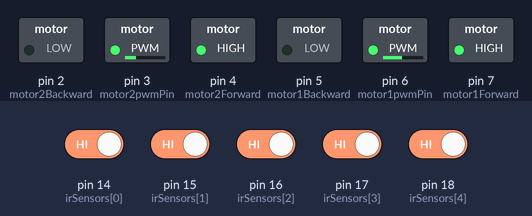
Bench run of a sketch on a simulated Arduino Uno, built with avr-gcc and run on an emulated ATmega328P. Parts: switched loads named in the sketch (green lamp = pin HIGH). The test bench sets the inputs (shaded band); at power-on: pin 14 (irSensors[0]), pin 15 (irSensors[1]), pin 16 (irSensors[2]), pin 17 (irSensors[3]), pin 18 (irSensors[4]) HIGH.

Above: at 1.2 s.
1.3 s: pin 14 (irSensors[0]) driven LOW and pin 15 (irSensors[1]) driven LOW and pin 16 (irSensors[2]) driven LOW and pin 17 (irSensors[3]) driven LOW and pin 18 (irSensors[4]) driven LOW
At 1.6 s:
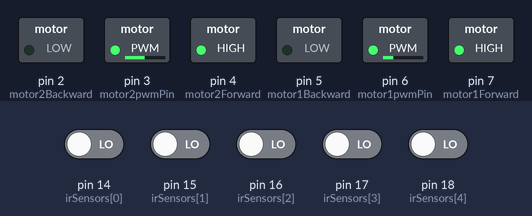
2.8 s: pin 14 (irSensors[0]) driven HIGH
At 4.0 s:
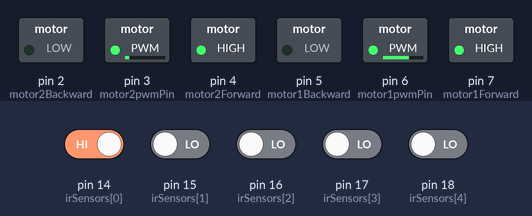
4.3 s: pin 15 (irSensors[1]) driven HIGH
At 5.1 s:
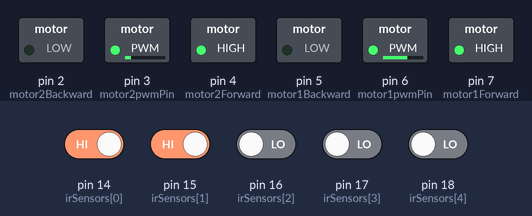
Timing chart, 0 to 7.3 s (numbered marks = the images above; inputs shaded):
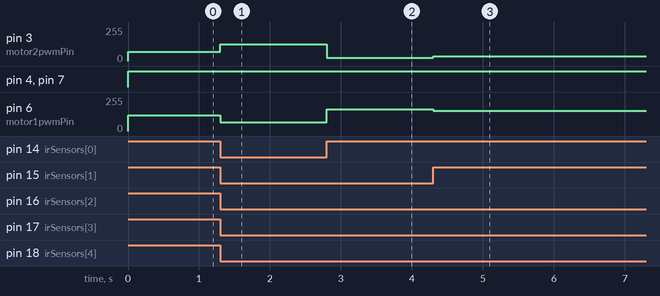

Measured:
- after the input at 1.3 s, pin 3 (motor2pwmPin): 70/255 → 125/255 at once; pin 6 (motor1pwmPin): 120/255 → 65/255 at once
- after the input at 2.8 s, pin 3 (motor2pwmPin): 125/255 → 26/255 at once; pin 6 (motor1pwmPin): 65/255 → 164/255 at once
- after the input at 4.3 s, pin 3 (motor2pwmPin): 26/255 → 37/255 at once; pin 6 (motor1pwmPin): 164/255 → 153/255 at once

The sketch:

pidLine_Folloing_robot.ino
```cpp
float pTerm, iTerm, dTerm;

float kp = 11, ki = 0, kd = 11; //kp && kd = 11 keep it
int integral, derivative;
int error, previousError, output;

int irSensors[] = {14, 15, 16, 17, 18}; //IR sensor pins
int irReadings[5];

int motor1Forward = 7; //in1
int motor1Backward = 5; //in2
int motor1pwmPin = 6; //ena

int motor2Forward = 4; //in3
int motor2Backward = 2; //in4
int motor2pwmPin = 3; //enb

int motor1newSpeed;
int motor2newSpeed;

int motor2Speed = 70; //Default 70
int motor1Speed = 120; //Default 120

void setup()
{
  Serial.begin(9600); //debug console

  //Declare all IR sensors as inputs
  for (int pin = 0; pin < 5; pin++) {
    pinMode(irSensors[pin], INPUT);
  }

  //motor 1 Configuration
  pinMode(motor1pwmPin, OUTPUT);
  pinMode(motor1Forward, OUTPUT);
  pinMode(motor1Backward, OUTPUT);

  //motor 2 configuration
  pinMode(motor2pwmPin, OUTPUT);
  pinMode(motor2Forward, OUTPUT);
  pinMode(motor2Backward, OUTPUT);

}

void loop()
{
  //Put all of our functions here
  readIRSensors();
  calculateError();
  pidCalculations();
  changeMotorSpeed();
}

void readIRSensors() {
  //Read the IR sensors and put the readings in irReadings array
  for (int pin = 0; pin < 5; pin++) {
    irReadings[pin] = digitalRead(irSensors[pin]);
  }
}

void calculateError() {
  //Determine an error based on the readings
  if ((irReadings[0] == 0) && (irReadings[1] == 0) && (irReadings[2] == 0) && (irReadings[3] == 0) && (irReadings[4] == 1)) {
    error = 4;
  } else if ((irReadings[0] == 0) && (irReadings[1] == 0) && (irReadings[2] == 0) && (irReadings[3] == 1) && (irReadings[4] == 1)) {
    error = 3;
  } else if ((irReadings[0] == 0) && (irReadings[1] == 0) && (irReadings[2] == 0) && (irReadings[3] == 1) && (irReadings[4] == 0)) {
    error = 2;
  } else if ((irReadings[0] == 0) && (irReadings[1] == 0) && (irReadings[2] == 1) && (irReadings[3] == 1) && (irReadings[4] == 0)) {
    error = 1;
  } else if ((irReadings[0] == 0) && (irReadings[1] == 0) && (irReadings[2] == 1) && (irReadings[3] == 0) && (irReadings[4] == 0)) {
    error = 0;
  } else if ((irReadings[0] == 0) && (irReadings[1] == 1) && (irReadings[2] == 1) && (irReadings[3] == 0) && (irReadings[4] == 0)) {
    error = -1;
  } else if ((irReadings[0] == 0) && (irReadings[1] == 1) && (irReadings[2] == 0) && (irReadings[3] == 0) && (irReadings[4] == 0)) {
    error = -2;
  } else if ((irReadings[0] == 1) && (irReadings[1] == 1) && (irReadings[2] == 0) && (irReadings[3] == 0) && (irReadings[4] == 0)) {
    error = -3;
  } else if ((irReadings[0] == 1) && (irReadings[1] == 0) && (irReadings[2] == 0) && (irReadings[3] == 0) && (irReadings[4] == 0)) {
    error = -4;
  } else if ((irReadings[0] == 0) && (irReadings[1] == 0) && (irReadings[2] == 0) && (irReadings[3] == 0) && (irReadings[4] == 0)) {
    if (previousError == -4) {
      error = -5;
    } else {
      error = 5;
    }
  } else if ((irReadings[0] == 1) && (irReadings[1] == 1) && (irReadings[2] == 1) && (irReadings[3] == 1) && (irReadings[4] == 1)) {
    error = 0;
  }
}

void pidCalculations() {
  pTerm = kp * error;
  integral += error;
  iTerm = ki * integral;
  derivative = error - previousError;
  dTerm = kd * derivative;
  output = pTerm + iTerm + dTerm;
  previousError = error;
}

void changeMotorSpeed() {
  //Change motor speed of both motors accordingly
  motor2newSpeed = motor2Speed + output;
  motor1newSpeed = motor1Speed - output;
  //Constrain the new speed of motors to be between the range 0-255
  constrain(motor2newSpeed, 0, 255);
  constrain(motor1newSpeed, 0, 255);

  //Set new speed, and run motors in forward direction
  analogWrite(motor2pwmPin, motor2newSpeed);
  analogWrite(motor1pwmPin, motor1newSpeed);

  digitalWrite(motor2Forward, HIGH);
  digitalWrite(motor2Backward, LOW);

  digitalWrite(motor1Forward, HIGH);
  digitalWrite(motor1Backward, LOW);
}
```
